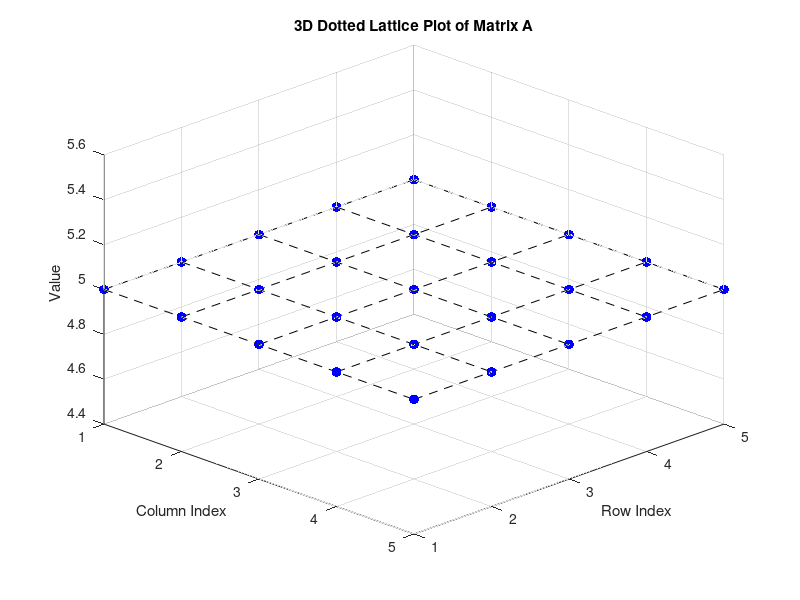
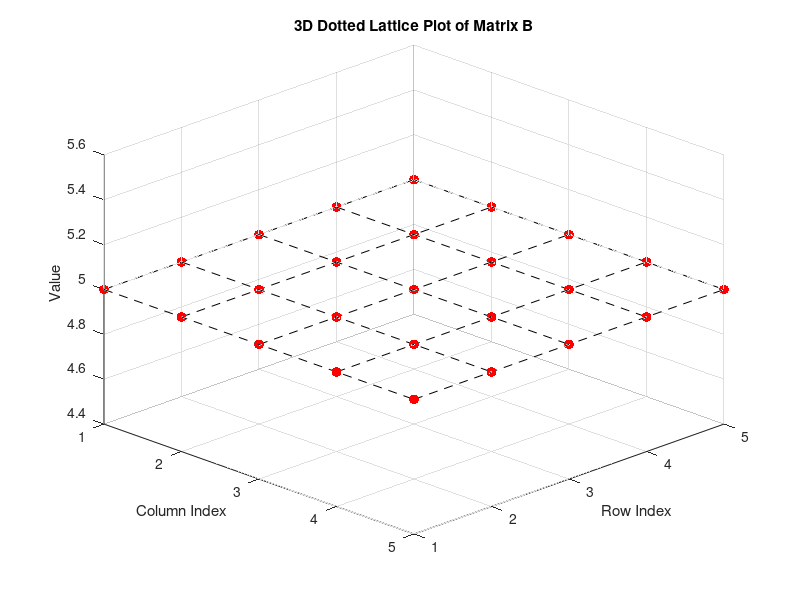

Recreate these plots in MATLAB, in order.
% --- clearing workspace and command window
clc;
clear;

% --- matrix calculator 
fprintf('\n========= Advanced Matrix Calculator ========\n\n');

% --- matrix a input 
rowA = -1;
while rowA <= 0 || floor(rowA) ~= rowA
    rowA = input('Enter number of rows for Matrix A (positive integer): ');
    if rowA <= 0 || floor(rowA) ~= rowA
        fprintf('Invalid input.\nPlease enter a positive integer.\n');
    end
end

colA = -1;
while colA <= 0 || floor(colA) ~= colA
    colA = input('Enter number of columns for Matrix A (positive integer): ');
    if colA <= 0 || floor(colA) ~= colA
        fprintf('Invalid input.\nPlease enter a positive integer.\n');
    end
end

fprintf('\nEnter the following elements for Matrix A:\n');

A = zeros(rowA, colA);
for i = 1:rowA
    for j = 1:colA
        A(i,j) = input(sprintf('A(%d,%d) = ', i, j));
    end
end

% -------- matrix b input 
rowB = -1;
while rowB <= 0 || floor(rowB) ~= rowB
    rowB = input('Enter number of rows for Matrix B (positive integer): ');
    if rowB <= 0 || floor(rowB) ~= rowB
        fprintf('Invalid input.\nPlease enter a positive integer.\n');
    end
end

colB = -1;
while colB <= 0 || floor(colB) ~= colB
    colB = input('Enter number of columns for Matrix B (positive integer): ');
    if colB <= 0 || floor(colB) ~= colB
        fprintf('Invalid input.\nPlease enter a positive integer.\n');
    end
end

fprintf('\nEnter the following elements for Matrix B:\n');

B = zeros(rowB, colB);
for i = 1:rowB
    for j = 1:colB
        B(i,j) = input(sprintf('B(%d,%d) = ', i, j));
    end
end

fprintf('\n========= Matrix Calculator Results =========\n');

% --- display matrices 
disp('---------------------------------------------');
fprintf('INITIAL MATRIX A\n');
disp(A);

fprintf('\nINITIAL MATRIX B\n');
disp(B);
disp('---------------------------------------------');

% --- addition, subtraction, element-wise multiplication 
if isequal(size(A), size(B))
    disp('MATRIX ADDITION (A + B)');
    disp(A + B);
    disp('---------------------------------------------');

    disp('MATRIX SUBTRACTION (A - B)');
    disp(A - B);
    disp('---------------------------------------------');

    disp('ELEMENT-WISE MULTIPLICATION (A .* B)');
    disp(A .* B);
    disp('---------------------------------------------');
else
    disp('ADDITION, SUBTRACTION, AND ELEMENT-WISE MULTIPLICATION')
    fprintf('Addition, subtraction, and element-wise\nmultiplication are not possible.\n');
    disp('---------------------------------------------');
end

% --- matrix multiplication 
disp('MATRIX MULTIPLICATION (A * B)');

if size(A,2) == size(B,1)
    disp(A * B);
    disp('---------------------------------------------');
else
    disp('Matrix multiplication is not possible.');
    disp('---------------------------------------------');
end

% --- determinant of a matrix 
disp('DETERMINANT OF MATRIX A');

if size(A,1) == size(A,2)
    disp(det(A));
    disp('---------------------------------------------');
else
    fprintf('Matrix A is not square.\nDeterminant not defined.\n');
    disp('---------------------------------------------');
end

disp('DETERMINANT OF MATRIX B');

if size(B,1) == size(B,2)
    disp(det(B));
    disp('---------------------------------------------');
else
    fprintf('Matrix B is not square.\nDeterminant not defined.\n');
    disp('---------------------------------------------');
end

% --- transpose of a matrix 
disp('TRANSPOSE OF MATRIX A');
disp(A');
disp('---------------------------------------------');

disp('TRANSPOSE OF MATRIX B');
disp(B');
disp('---------------------------------------------');

% --- eigenvalues and eigenvectors 
if size(A,1) == size(A,2)
    [VA, DA] = eig(A);
    disp('EIGENVALUES OF MATRIX A');
    disp(diag(DA));
    disp('EIGENVECTORS OF MATRIX A');
    disp(VA);
    disp('---------------------------------------------');
else
    disp('EIGENVALUES AND EIGENVECTORS OF MATRIX A');
    fprintf('Matrix A is not square.\nEigenvalues and eigenvectors are not defined.\n');
    disp('---------------------------------------------');
end

if size(B,1) == size(B,2)
    [VB, DB] = eig(B);
    disp('EIGENVALUES OF MATRIX B');
    disp(diag(DB));
    disp('EIGENVECTORS OF MATRIX B');
    disp(VB);
    disp('---------------------------------------------');
else
    disp('EIGENVALUES AND EIGENVECTORS OF MATRIX B');
    fprintf('Matrix B is not square.\nEigenvalues and eigenvectors are not defined.\n');
    disp('---------------------------------------------');
    
end

% --- 3d dotted lattice visualization

% --- matrix a plotting
figure('Name','3D Dotted Lattice - Matrix A','NumberTitle','off');
hold on;

[xA, yA] = meshgrid(1:size(A,2), 1:size(A,1));
zA = A;

% --- 3d plots for dashed grid lines
for i = 1:size(A,1)
    plot3(xA(i,:), yA(i,:), zA(i,:), '--k');
end
for j = 1:size(A,2)
    plot3(xA(:,j), yA(:,j), zA(:,j), '--k');
end

% --- 3d scatter plots for filled dots
scatter3(xA(:), yA(:), zA(:), 50, 'b', 'filled');

% --- customization of figure (title, axes, etc.)
grid on;
xlabel('Column Index');
ylabel('Row Index');
zlabel('Value');
title('3D Dotted Lattice Plot of Matrix A');
view(45,30);
hold off;

% --- matrix b plotting
figure('Name','3D Dotted Lattice - Matrix B','NumberTitle','off');
hold on;

[xB, yB] = meshgrid(1:size(B,2), 1:size(B,1));
zB = B;

for i = 1:size(B,1)
    plot3(xB(i,:), yB(i,:), zB(i,:), '--k');
end
for j = 1:size(B,2)
    plot3(xB(:,j), yB(:,j), zB(:,j), '--k');
end

scatter3(xB(:), yB(:), zB(:), 50, 'r', 'filled');

% --- customization of figure (title, axes, etc.)
grid on;
xlabel('Column Index');
ylabel('Row Index');
zlabel('Value');
title('3D Dotted Lattice Plot of Matrix B');
view(45,30);
hold off;

% --- end of program script 
fprintf('============ Exiting The Program ============\n');
